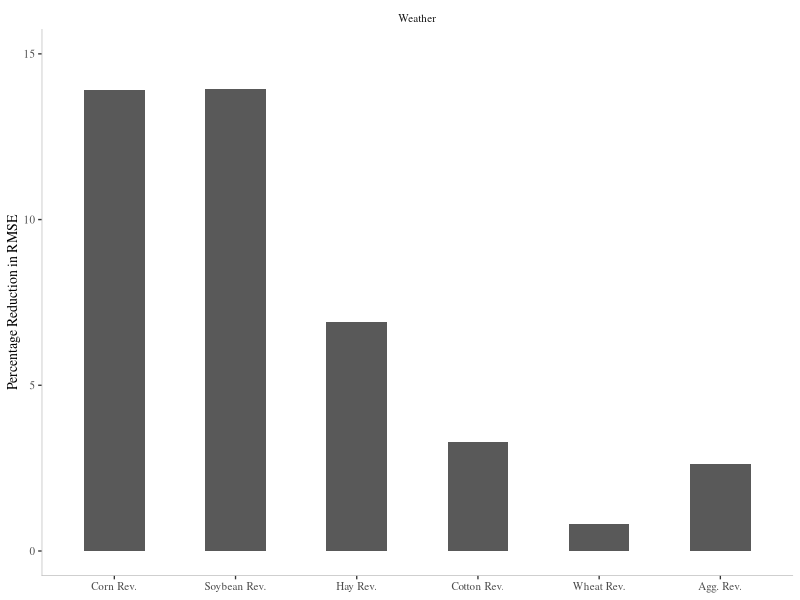
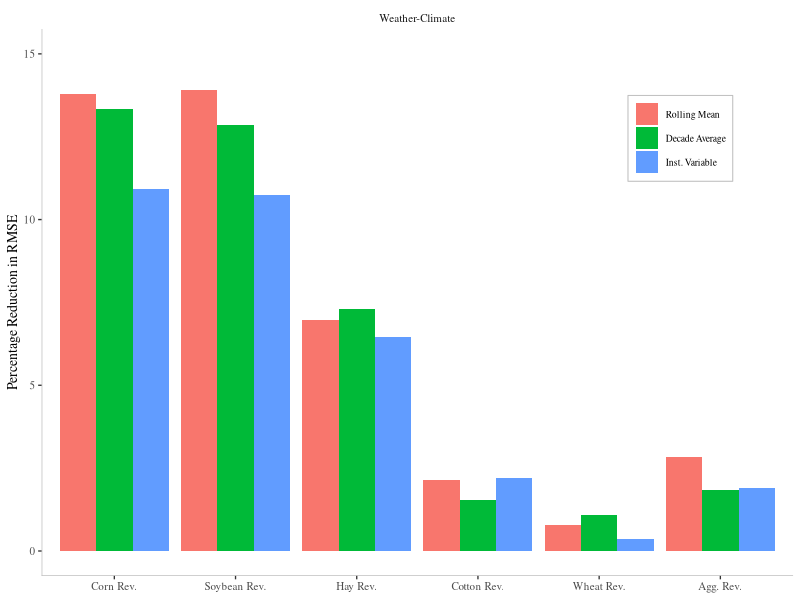
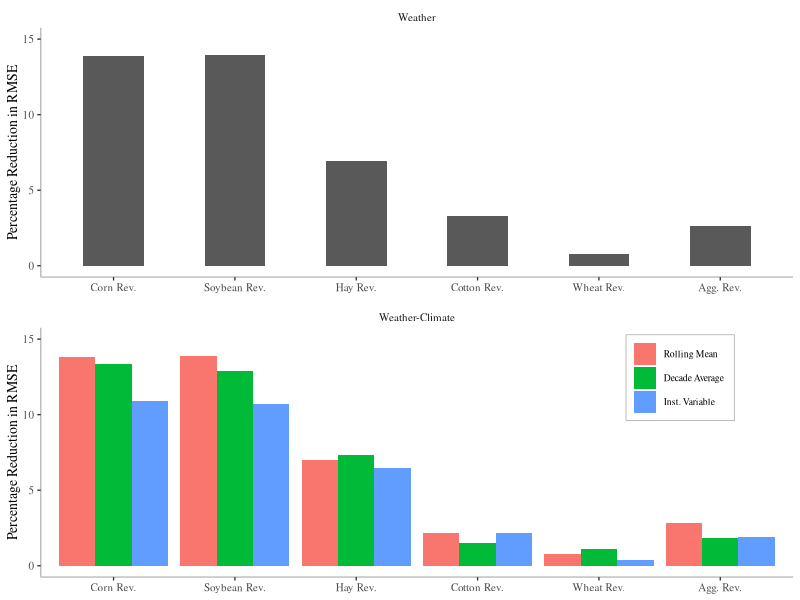
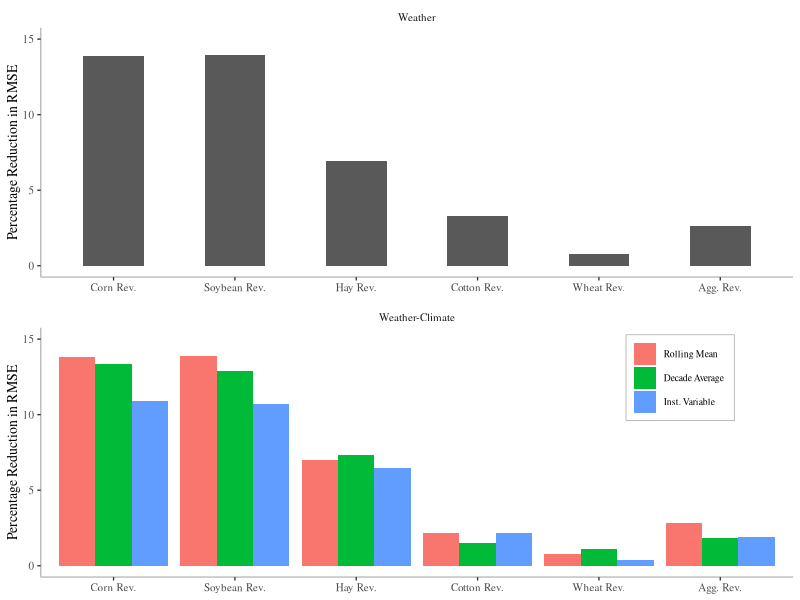

The R script that drew these images, in order:
library(tidyverse)
library(ggthemes)
library(cowplot)

outdat <- 
structure(list(dep_var = structure(c(1L, 1L, 1L, 1L, 1L, 1L, 
1L, 1L, 1L, 1L, 1L, 1L, 2L, 2L, 2L, 2L, 2L, 2L, 2L, 2L, 2L, 2L, 
2L, 2L, 3L, 3L, 3L, 3L, 3L, 3L, 3L, 3L, 3L, 3L, 3L, 3L, 4L, 4L, 
4L, 4L, 4L, 4L, 4L, 4L, 4L, 4L, 4L, 4L, 5L, 5L, 5L, 5L, 5L, 5L, 
5L, 5L, 5L, 5L, 5L, 5L, 6L, 6L, 6L, 6L, 6L, 6L, 6L, 6L, 6L, 6L, 
6L, 6L), .Label = c("ln_rev", "ln_corn_mrev", "ln_cotton_mrev", 
"ln_hay_mrev", "ln_soybean_mrev", "ln_wheat_mrev"), class = "factor"), 
    climate_var = c("davg", "davg", "davg", "davg", "iv", "iv", 
    "iv", "iv", "rm", "rm", "rm", "rm", "davg", "davg", "davg", 
    "davg", "iv", "iv", "iv", "iv", "rm", "rm", "rm", "rm", "davg", 
    "davg", "davg", "davg", "iv", "iv", "iv", "iv", "rm", "rm", 
    "rm", "rm", "davg", "davg", "davg", "davg", "iv", "iv", "iv", 
    "iv", "rm", "rm", "rm", "rm", "davg", "davg", "davg", "davg", 
    "iv", "iv", "iv", "iv", "rm", "rm", "rm", "rm", "davg", "davg", 
    "davg", "davg", "iv", "iv", "iv", "iv", "rm", "rm", "rm", 
    "rm"), measure = c("agg_climate_mse", "agg_t_fe", "agg_weather_climate_mse", 
    "agg_weather_mse", "agg_climate_mse", "agg_t_fe", "agg_weather_climate_mse", 
    "agg_weather_mse", "agg_climate_mse", "agg_t_fe", "agg_weather_climate_mse", 
    "agg_weather_mse", "agg_climate_mse", "agg_t_fe", "agg_weather_climate_mse", 
    "agg_weather_mse", "agg_climate_mse", "agg_t_fe", "agg_weather_climate_mse", 
    "agg_weather_mse", "agg_climate_mse", "agg_t_fe", "agg_weather_climate_mse", 
    "agg_weather_mse", "agg_climate_mse", "agg_t_fe", "agg_weather_climate_mse", 
    "agg_weather_mse", "agg_climate_mse", "agg_t_fe", "agg_weather_climate_mse", 
    "agg_weather_mse", "agg_climate_mse", "agg_t_fe", "agg_weather_climate_mse", 
    "agg_weather_mse", "agg_climate_mse", "agg_t_fe", "agg_weather_climate_mse", 
    "agg_weather_mse", "agg_climate_mse", "agg_t_fe", "agg_weather_climate_mse", 
    "agg_weather_mse", "agg_climate_mse", "agg_t_fe", "agg_weather_climate_mse", 
    "agg_weather_mse", "agg_climate_mse", "agg_t_fe", "agg_weather_climate_mse", 
    "agg_weather_mse", "agg_climate_mse", "agg_t_fe", "agg_weather_climate_mse", 
    "agg_weather_mse", "agg_climate_mse", "agg_t_fe", "agg_weather_climate_mse", 
    "agg_weather_mse", "agg_climate_mse", "agg_t_fe", "agg_weather_climate_mse", 
    "agg_weather_mse", "agg_climate_mse", "agg_t_fe", "agg_weather_climate_mse", 
    "agg_weather_mse", "agg_climate_mse", "agg_t_fe", "agg_weather_climate_mse", 
    "agg_weather_mse"), value = c(0.363339221226832, 0.367994239059493, 
    0.356656088697654, 0.358956129993227, 0.366605539742177, 
    0.368046693923984, 0.359628597327453, 0.358925661818108, 
    0.363543514605746, 0.364378496349895, 0.353201005648017, 
    0.35405336002506, 0.255869568376581, 0.256859137710178, 0.221720926399699, 
    0.222006191256676, 0.250752596087051, 0.259539358739514, 
    0.223390317669006, 0.222948359007898, 0.257524616451471, 
    0.257262900463002, 0.221992775917025, 0.221732808216579, 
    0.32858045110331, 0.330478371383399, 0.323527329421675, 0.323387954243397, 
    0.330184746592057, 0.327042098472024, 0.322948333871163, 
    0.319314890778529, 0.317831269806592, 0.327963744658079, 
    0.311008563461413, 0.319951490851594, 0.189488302954209, 
    0.190563594426519, 0.175650161004777, 0.176413301364997, 
    0.188368017963801, 0.190023669539962, 0.176222301097269, 
    0.17600105439952, 0.188109775683171, 0.188871993448439, 0.174981002146456, 
    0.17550531988825, 0.222999684389702, 0.224966067893078, 0.19432951492362, 
    0.193969976699526, 0.219276865427174, 0.226927848981678, 
    0.195750970221297, 0.195031159235029, 0.225849497792274, 
    0.226081651068898, 0.194444299077374, 0.194350978184283, 
    0.211372056353849, 0.211556949857821, 0.209044790417847, 
    0.20986085834544, 0.212046983572084, 0.212324229846746, 0.211263496784344, 
    0.210790493945176, 0.212640316040391, 0.212474369116903, 
    0.210944492309237, 0.210919492713729), change = c(0, 1.28117680688136, 
    -1.83936446679553, -1.20633583646842, 0, 0.393107584468288, 
    -1.90311974544366, -2.09486139502151, 0, 0.229678624594437, 
    -2.84491636962508, -2.61045905081764, 0, 0.386747568253487, 
    -13.3461130972098, -13.2346247092839, 0, 3.50415620399482, 
    -10.9120618669671, -11.0883147425126, 0, -0.101627561696896, 
    -13.7974540158734, -13.8984026956649, 0, 0.577612050174043, 
    -1.53786436918806, -1.5802817369316, 0, -0.951784766700986, 
    -2.19162538414726, -3.29205268435924, 0, 3.18800439543062, 
    -2.14664414528189, 0.667090134426417, 0, 0.567471160776797, 
    -7.30290035516101, -6.90016290471043, 0, 0.878945159617771, 
    -6.44786572467236, -6.56532021622587, 0, 0.405198380838865, 
    -6.97931486496892, -6.70058520305202, 0, 0.881787572371347, 
    -12.8565964317596, -13.0178245631258, 0, 3.48918867460064, 
    -10.7288542090597, -11.0571200226307, 0, 0.102791141398906, 
    -13.9053657510388, -13.9466856981732, 0, 0.0874730118832238, 
    -1.10102819461892, -0.714946920835538, 0, 0.130747568294339, 
    -0.369487353482496, -0.592552464431191, 0, -0.0780411384717993, 
    -0.797508093823394, -0.809264846246451)), class = c("tbl_df", 
"tbl", "data.frame"), .Names = c("dep_var", "climate_var", "measure", 
"value", "change"), row.names = c(NA, -72L))

outdat <- filter(outdat, measure %in% c("agg_weather_mse", "agg_weather_climate_mse"))
outdat$measure <- factor(outdat$measure)
outdat$measure <- factor(outdat$measure, levels = c("agg_weather_mse", "agg_weather_climate_mse"),
                         labels = c("Weather", "Weather-Climate"))

outdat$dep_var <- factor(outdat$dep_var, 
                         levels = c("ln_corn_mrev", "ln_soybean_mrev", "ln_hay_mrev",
                                            "ln_cotton_mrev", "ln_wheat_mrev", "ln_rev"),
                         labels = c("Corn Rev.", "Soybean Rev.", "Hay Rev.", 
                                    "Cotton Rev.", "Wheat Rev.", "Agg. Rev."))

outdat$climate_var <- factor(outdat$climate_var,
                         levels = c("rm", "davg", "iv"),
                         labels = c("Rolling Mean", "Decade Average", "Inst. Variable"))

outdat2 <- filter(outdat, measure == "Weather")

p1 <- ggplot(outdat2, aes(dep_var, abs(change))) + 
  geom_bar(stat = "identity", position="dodge", width = .5) +
  theme_tufte(base_size = 10) +
  ylab("Percentage Reduction in RMSE") +
  xlab(NULL) +
  ylim(0, 15) +
  annotate("segment", x=-Inf, xend=Inf, y=-Inf, yend=-Inf, color = "grey") +
  annotate("segment", x=-Inf, xend=-Inf, y=-Inf, yend=Inf, color = "grey") +
  # scale_x_continuous(breaks = 0:5, labels = c("+0C", "+1C", "+2C", "+3C", "+4C", "+5C")) +
  # ylim(-60, 60) +
  #guides(color = guide_legend(keywidth = 1.5, keyheight = 1,
  #                              override.aes = list(linetype = c(1, 1),
  #                                                  size = 1.5,
  #                                                  shape = c(NA, NA)))) +
    theme(legend.position = c(.9,.9),
        legend.box.background = element_rect(colour = "grey"),
        legend.title = element_blank(),
        legend.key = element_rect(fill = NA, color = NA),
        legend.text=element_text(size=4)) +
  facet_wrap(~measure)
p1
p2 <- ggplot(filter(outdat, measure == "Weather-Climate"), aes(dep_var, abs(change), fill = climate_var)) + 
  geom_bar(stat = "identity", position="dodge") +
  theme_tufte(base_size = 10) +
  # ylab(NULL) +
  ylab("Percentage Reduction in RMSE") +
  xlab(NULL) +
  ylim(0, 15) +
  annotate("segment", x=-Inf, xend=Inf, y=-Inf, yend=-Inf, color = "grey") +
  annotate("segment", x=-Inf, xend=-Inf, y=-Inf, yend=Inf, color = "grey") +
  # scale_x_continuous(breaks = 0:5, labels = c("+0C", "+1C", "+2C", "+3C", "+4C", "+5C")) +
  # ylim(-60, 60) +
  #guides(color = guide_legend(keywidth = 1.5, keyheight = 1,
  #                              override.aes = list(linetype = c(1, 1),
  #                                                  size = 1.5,
  #                                                  shape = c(NA, NA)))) +
    theme(legend.position = c(.85,.8),
        legend.box.background = element_rect(colour = "grey"),
        legend.title = element_blank(),
        legend.key = element_rect(fill = NA, color = NA),
        legend.text=element_text(size=7)) +
  facet_wrap(~measure)
p2
plot_grid(p1, p2, ncol = 1)

ggsave("figures/cv_model_plot.pdf", width = 6, height = 6 )


